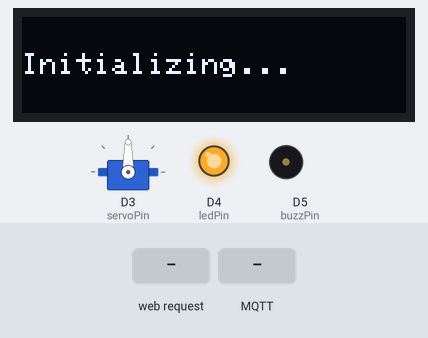
Bench run of a program on a simulated ESP8266 (NodeMCU). Parts: servo, 128×32 one-colour display, output pins drawn as LEDs (lit = HIGH), buzzer (waves = sounding). The inputs (shaded band) are chosen by the test bench. WiFi joins after 1.5 s; servers stay silent unless stated; no MQTT or app messages arrive unless stated; pins used as bus, display or sensor lines are not drawn; what the program prints to the serial monitor is not drawn.

Above: at 1.1 s.
At 3.3 s:
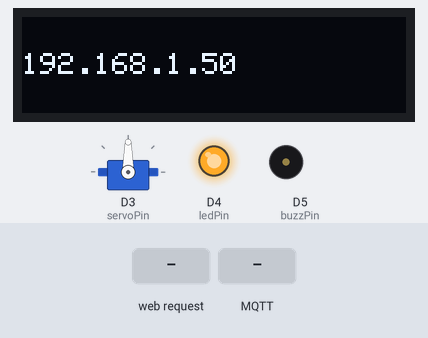
3.4 s: HTTP request GET / received
At 5.1 s:
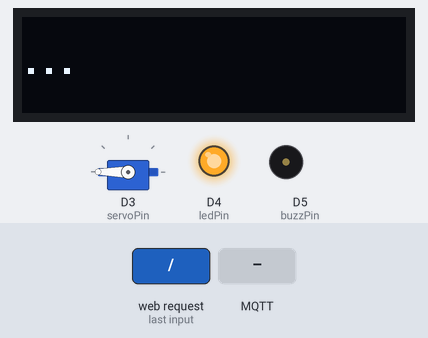
5.4 s: MQTT message "on" arrives on the first subscribed topic
At 6.0 s:
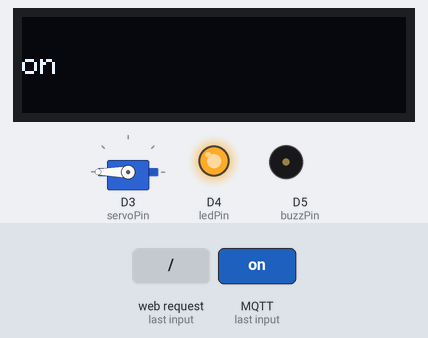
Timing chart, 0 to 12.4 s (numbered marks = the images above; inputs shaded):
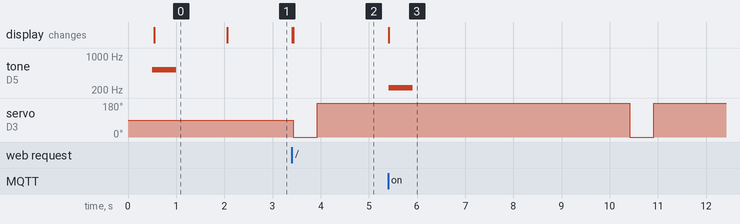

Measured:
- after the input at 3.4 s, servo on D3 (servoPin): 90° → 0° at once, → 180° 0.50 s later; the display: first changes at once (image 2 shows a later state)
- after the input at 5.4 s, tone on D5 (buzzPin): silent → 222 Hz at once, → silent 0.50 s later; servo on D3 (servoPin): 180° → 0° after 5.0 s, → 180° 0.50 s later; the display: changes at once (image 3)
- what the display in image 0 shows lasts 1.6 s, from 0.5 s to 2.1 s

The program:

main.cpp
```cpp
#include <Arduino.h>

#include <ESP8266WiFi.h>
#include <ESP8266WebServer.h>
#include <PubSubClient.h>

#include <SPI.h>
#include <Wire.h>
#include <Adafruit_GFX.h>
#include <Adafruit_SSD1306.h>
#include <Servo.h>

#define Log(...) Serial.println(__VA_ARGS__)

int ledPin = LED_BUILTIN;
int buzzPin = D5;
int colorPin = 10;
int baudRate = 115200;
const char *ssid = "Gfiber208";
const char *password = "208walford";
int servoPin = D3;

Adafruit_SSD1306 display(128, 32, &Wire, -1);
ESP8266WebServer server(80);

Servo servo;

WiFiClient wlanclient;
PubSubClient mqttClient(wlanclient);

const char html[] PROGMEM = R"rawliteral(
<!DOCTYPE HTML><html><head>
  <title>Sophia / Lucas</title>
  <meta name="viewport" content="width=device-width, initial-scale=1">
  </head><body>
  <h3>Hi Sophia and Lucas</h3>
  <form action="/">
    Type something: <input type="text" name="text" autofocus />
    <input type="submit" value="Submit" />
  </form><br>
</body></html>)rawliteral";

void flashLed(int duration = 500)
{
  digitalWrite(colorPin, HIGH);
  delay(duration);
  digitalWrite(colorPin, LOW);
}

void playTone(double freq)
{
  tone(buzzPin, freq, 500);
}

void displayText(const char *text, int line = 1)
{
  display.clearDisplay();
  display.setTextSize(1);
  display.setTextColor(WHITE);
  display.setCursor(0, 12 * line);
  display.println(text);
  display.display();
}

void rotateServo()
{
  servo.write(0);
  delay(500);
  servo.write(180);
  delay(500);
}

void rootRoute()
{
  display.clearDisplay();

  const char *message = "Hi Sopha and Lucas!";
  displayText(message);
  // server.send(200, "text/plain", message);

  String arg = server.arg("text");
  const char *text = arg.isEmpty() ? "..." : arg.c_str();
  displayText(text, 1);
  rotateServo();

  server.send(200, "text/html", html);
}

void mqttCallback(char *topic, uint8_t *payload, unsigned int length)
{
  String str = "";
  for (unsigned int i = 0; i < length; i++)
  {
    str += (char)payload[i];
  }
  Log(str);
  displayText(str.c_str());
  playTone(payload[0] << 1);
  flashLed(5000);
  rotateServo();
}

void setup()
{
  // setup the pullup led
  pinMode(ledPin, OUTPUT);
  digitalWrite(ledPin, HIGH);

  // setup the color led
  pinMode(colorPin, OUTPUT);
  flashLed();

  // setup the buzzer
  pinMode(buzzPin, OUTPUT);
  noTone(buzzPin);
  playTone(523);

  // setup servo
  servo.attach(servoPin, 500, 2500);

  // setup serial
  Serial.begin(baudRate);
  Log("Start logging...");

  // setup oled
  Serial.print("Oled allocating");
  if (!display.begin(SSD1306_SWITCHCAPVCC, 0x3C))
  {
    flashLed();
    Serial.print(".");
  }
  Log("");
  displayText("Initializing...");

  // setup wifi
  WiFi.begin(ssid, password);
  Serial.print("Wifi connecting");
  while (WiFi.status() != WL_CONNECTED)
  {
    flashLed();
    Serial.print(".");
  }
  Log("");
  Log("IP address:");
  Log(WiFi.localIP());
  displayText(WiFi.localIP().toString().c_str());

  // Setup http server
  server.on("/", rootRoute);
  server.begin();
  Log("Http server started.");

  // Setup mtqq broker
  mqttClient.setServer("broker.emqx.io", 1883);
  mqttClient.setCallback(mqttCallback);

  if (mqttClient.connect("Test", NULL, NULL))
  {
    Log("MQTT connected.");
    mqttClient.subscribe("test");
  }
  else
  {
    Log("MQTT failed.");
    Log(mqttClient.state());
  }
}

void loop()
{
  server.handleClient();
  mqttClient.loop();
}
```
